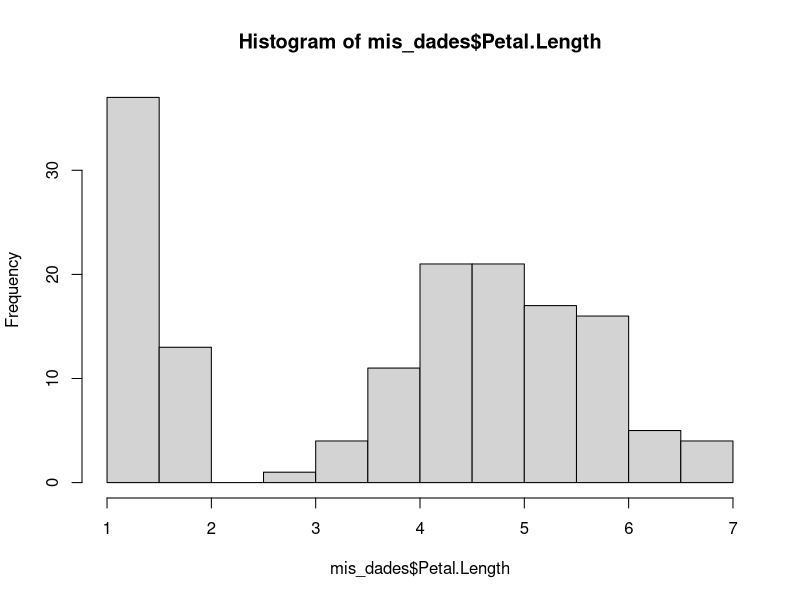
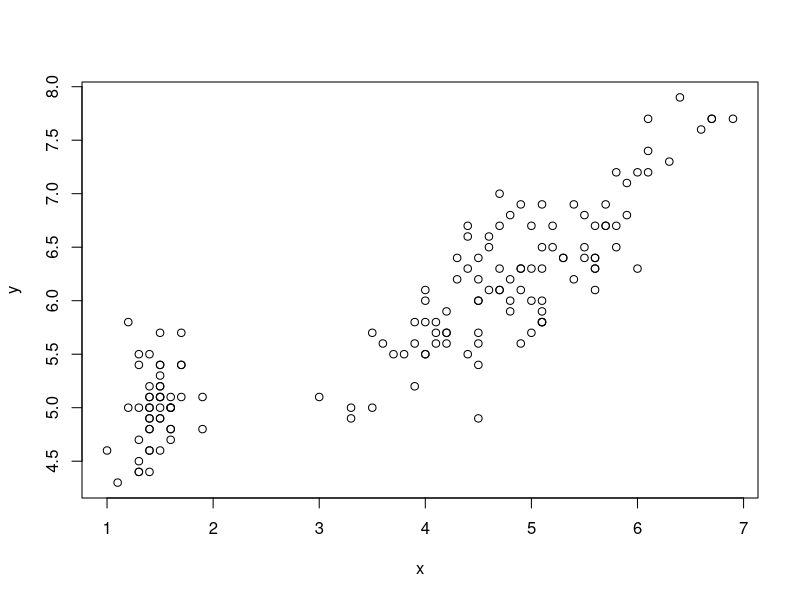
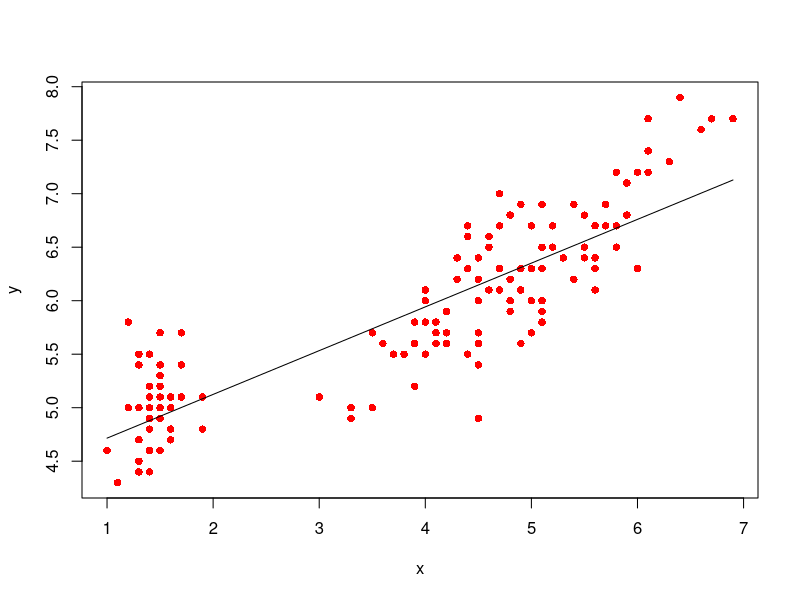

R code for these plots, in order:
#Codigo para problema 2
mis_dades<-iris
mis_dades
dim(mis_dades)
names(mis_dades)
#media
mean(mis_dades$Petal.Length)
#desviación tipica
sd(mis_dades$Petal.Length)

hist(mis_dades$Petal.Length)

x<-mis_dades$Petal.Length
y<-mis_dades$Sepal.Length
plot(x,y)
#pendiente m
m<- sum((x-mean(x))*(y-mean(y)))/sum((x-mean(x))^2)
m
b<-mean(y)-m*mean(x)
b

#prediccion para el valor 1.5
m*1.5+b

#altgr+4+espacio=~
mod<-lm(y~x)
mod

summary(mod)

#puntos dnd quiero hacer las mediciones
data.frame(x=x)
x
ypredict <- predict(mod,data.frame(x=x))
#recta de regresion
plot(x,y,col='red',pch=16)
lines(x,ypredict,col="black")

#coeficiente de determinacion
Rsq=sum((ypredict-mean(y))^2)/sum((y-mean(y))^2)
Rsq


summary(mod)
